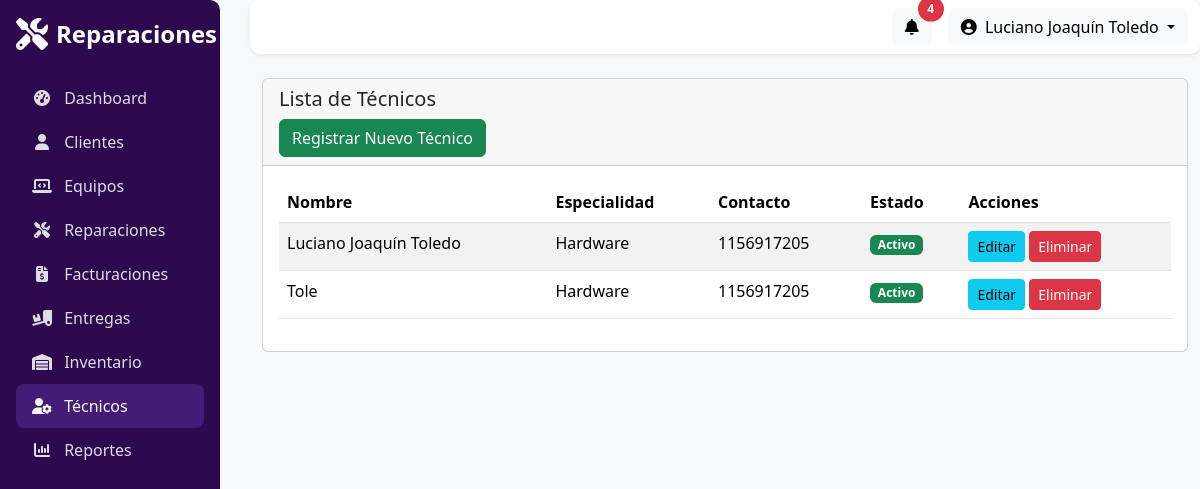
The app's page /gestion_tecnicos.php (signed in) with its own data.
### tables this page shows
CREATE TABLE `tecnicos` (
  `id` int(11) NOT NULL,
  `nombre` varchar(255) NOT NULL,
  `especialidad` varchar(100) NOT NULL,
  `contacto` varchar(100) NOT NULL,
  `estado` enum('activo','inactivo') DEFAULT 'activo',
  `contraseña` varchar(255) NOT NULL
);

### gestion_tecnicos.php (the view, shortened to what this page needs)
<!DOCTYPE html>
<html lang="es">
<head>
    <link href="https://cdn.jsdelivr.net/npm/bootstrap@5.3.3/dist/css/bootstrap.min.css" rel="stylesheet">
    <link href="https://cdnjs.cloudflare.com/ajax/libs/font-awesome/6.5.0/css/all.min.css" rel="stylesheet">
    <link rel="stylesheet" href="css/estilos.css">
    <link href="https://cdn.jsdelivr.net/npm/sweetalert2@11.7.0/dist/sweetalert2.min.css" rel="stylesheet">
</head>
<body>
    <div class="d-flex" id="layout-wrapper">
        <aside id="sidebar" class="sidebar d-flex flex-column p-3">
            <a href="#" class="sidebar-brand mb-4 text-decoration-none d-flex align-items-center">
                <i class="fa-solid fa-screwdriver-wrench fa-2x me-2"></i>
                <span class="fs-4 fw-bold text-white">Reparaciones</span>
            </a>
            <ul class="nav nav-pills flex-column mb-auto">
                <li class="nav-item">
                    <a href="dashboard.php" class="nav-link ">
                        <i class="fa-solid fa-gauge-high me-2"></i>
                        Dashboard
                    </a>
                </li>
                <li class="nav-item">
                    <a href="./gestion_clientes.php" class="nav-link">
                        <i class="fa-solid fa-user me-2"></i>
                        Clientes
                    </a>
                </li>
                <li class="nav-item">
                    <a href="./gestion_equipos.php" class="nav-link">
                        <i class="fa-solid fa-laptop-code me-2"></i>
                        Equipos
                    </a>
                </li>
                <li class="nav-item">
                    <a href="./gestion_reparaciones.php" class="nav-link">
                        <i class="fa-solid fa-screwdriver-wrench me-2"></i>
                        Reparaciones
                    </a>
                </li>
                <li class="nav-item">
                    <a href="./gestion_facturacion.php" class="nav-link">
                        <i class="fa-solid fa-file-invoice-dollar me-2"></i>
                        Facturaciones
                    </a>
                </li>
                <li class="nav-item">
                    <a href="./gestion_entrega.php" class="nav-link">
                        <i class="fa-solid fa-truck-ramp-box me-2"></i>
                        Entregas
                    </a>
                </li>
                <li class="nav-item">
                    <a href="./gestion_respuestos.php" class="nav-link">
                        <i class="fa-solid fa-warehouse me-2"></i>
                        Inventario
                    </a>
                </li>
                <li class="nav-item">
                    <a href="./gestion_tecnicos.php" class="nav-link active">
                        <i class="fa-solid fa-user-gear me-2"></i>
                        Técnicos
                    </a>
                </li>
                <li class="nav-item">
                    <a href="./gestion_reportes.php" class="nav-link">
                        <i class="fa-solid fa-chart-column me-2"></i>
                        Reportes
                    </a>
                </li>
            </ul>
        </aside>
        <div class="flex-grow-1" style="margin-left: 250px;">
            <nav class="navbar navbar-expand-lg navbar-light bg-white shadow-sm sticky-top">
                <div class="container-fluid">
                    <div class="ms-auto d-flex align-items-center">
                        <button class="btn btn-light position-relative me-3">
                            <i class="fa-solid fa-bell"></i>
                            <span
                                class="position-absolute top-0 start-100 translate-middle badge rounded-pill bg-danger">4</span>
                        </button>
                         <div class="dropdown">
                            <a class="btn btn-light dropdown-toggle" href="#" id="userMenu" data-bs-toggle="dropdown">
                                <i class="fa-solid fa-circle-user me-1"></i>
                                <?= isset($_SESSION['usuario_nombre']) ? htmlspecialchars($_SESSION['usuario_nombre']) : 'Invitado'; ?>
                            </a>
                        </div>
                    </div>
                </div>
            </nav>
            <main class="container-fluid py-4">
                <div class="row g-4">
                    <div class="col-md-12">
                        <div class="card">
                            <div class="card-header">
                                <h5>Lista de Técnicos</h5>
                                <button class="btn btn-success" data-bs-toggle="modal"
                                    data-bs-target="#modalRegistrarTecnico">Registrar Nuevo Técnico</button>
                            </div>
                            <div class="card-body">
                                <table class="table table-striped" id="tablaTecnicos">
                                    <thead>
                                        <tr>
                                            <th>Nombre</th>
                                            <th>Especialidad</th>
                                            <th>Contacto</th>
                                            <th>Estado</th>
                                            <th>Acciones</th>
                                        </tr>
                                    </thead>
                                    <tbody>
                                        <?php
                                        include('./includes/config.php');
                                        $query = "SELECT * FROM tecnicos";
                                        $result = $conn->query($query);
                                        if ($result->num_rows > 0) {
                                            while ($tecnico = $result->fetch_assoc()) {
                                                echo '<tr>';
                                                echo '<td>' . htmlspecialchars($tecnico['nombre']) . '</td>';
                                                echo '<td>' . htmlspecialchars($tecnico['especialidad']) . '</td>';
                                                echo '<td>' . htmlspecialchars($tecnico['contacto']) . '</td>';
                                                echo '<td><span class="badge bg-' . ($tecnico['estado'] == 'activo' ? 'success' : 'danger') . '">' . ucfirst($tecnico['estado']) . '</span></td>';
                                                echo '<td>
                <button class="btn btn-info btn-sm" data-bs-toggle="modal" data-bs-target="#modalEditarTecnico" onclick="editarTecnico(' . $tecnico['id'] . ')">Editar</button>
                <button class="btn btn-danger btn-sm" onclick="eliminarTecnico(' . $tecnico['id'] . ')">Eliminar</button>
              </td>';
                                                echo '</tr>';
                                            }
                                        } else {
                                            echo "<tr><td colspan='5'>No hay técnicos registrados</td></tr>";
                                        }
                                        ?>
                                    </tbody>
                                </table>
                            </div>
                        </div>
                    </div>
                </div>
            </main>
        </div>
    </div>
    <link href="https://cdn.jsdelivr.net/npm/sweetalert2@11.4.14/dist/sweetalert2.min.css" rel="stylesheet">
</body>
</html>

### css/estilos.css (style rules this page uses)
:root { --violet-primary: #2c0a4d; --violet-hover: #381362; --violet-active: #451b78; --link-color: #e0dce6; }
.sidebar { background-color: var(--violet-primary); width: 220px; min-height: 100vh; position: fixed; top: 0; left: 0; border-radius: 0 10px 10px 0; transition: background-color 0.3s ease; overflow: hidden; }
.sidebar-brand i { color: #fff; }
.sidebar-brand span { color: #fff; }
.sidebar .nav-link { color: var(--link-color); padding: 10px 16px; border-radius: 8px; font-weight: 500; transition: background-color 0.3s ease, color 0.3s ease; }
.sidebar .nav-link i { width: 20px; text-align: center; }
.sidebar .nav-link.active { background-color: var(--violet-active); color: #fff; }
body { font-family: 'Segoe UI', sans-serif; background-color: #f8f9fa; }
.navbar { border-radius: 10px; box-shadow: 0px 4px 10px rgba(0,0,0,0.1); }
.btn-light { transition: background-color 0.3s ease, color 0.3s ease; }
.position-relative .badge { font-size: 0.75rem; padding: 0.4rem 0.6rem; }
:root { --violet-light: rgba(44, 10, 77, 0.8); --violet-dark: #2c0a4d; }

### records on screen
tecnicos: nombre "Luciano Joaquín Toledo", especialidad "Hardware", contacto "1156917205", estado "Activo"
tecnicos: nombre "Tole", especialidad "Hardware", contacto "1156917205", estado "Activo"

### other values on screen
$_SESSION['usuario_nombre'] "Luciano Joaquín Toledo"
